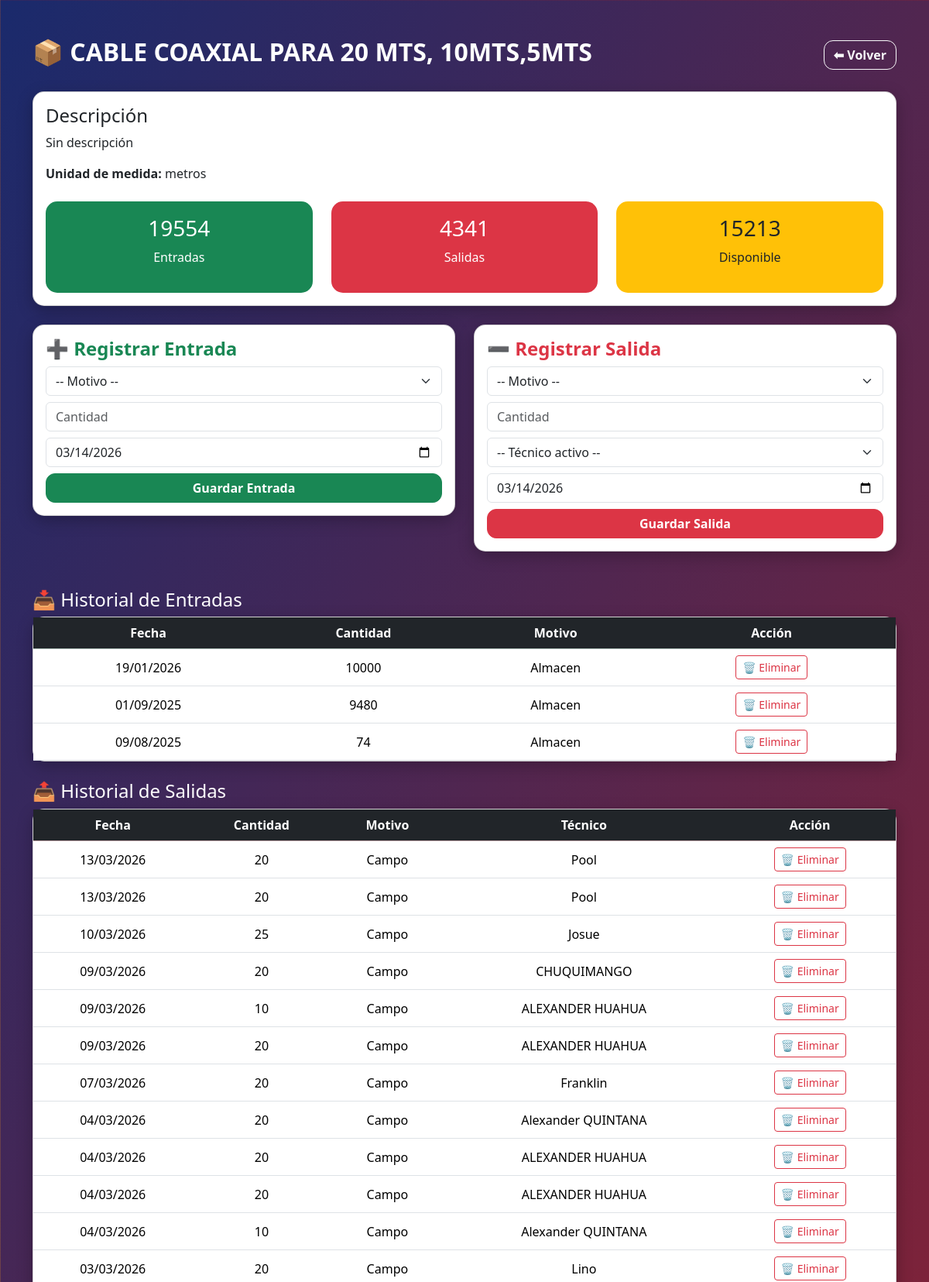
/detalle_producto.php?id=1 (signed in, upper part), run on the app's committed database.
### tables this page shows
CREATE TABLE `productos` (
  `id` int(11) NOT NULL,
  `id_categoria` int(11) DEFAULT NULL,
  `codigo` varchar(50) NOT NULL,
  `nombre` varchar(100) NOT NULL,
  `unidad_medida` enum('par','carrete','rollos','unidades','metros','cajas','paquetes','cientos','docenas','otros') NOT NULL,
  `estado` enum('activo','inactivo') NOT NULL DEFAULT 'activo',
  `precio_unitario` decimal(10,2) NOT NULL DEFAULT 0.00,
  `precio_total` decimal(12,2) NOT NULL DEFAULT 0.00
);

CREATE TABLE `entradas_productos` (
  `id` int(11) NOT NULL,
  `id_producto` int(11) NOT NULL,
  `cantidad` int(11) NOT NULL,
  `fecha` date NOT NULL,
  `motivo` enum('Almacen') NOT NULL DEFAULT 'Almacen'
);

CREATE TABLE `salidas_productos` (
  `id` int(11) NOT NULL,
  `id_producto` int(11) NOT NULL,
  `cantidad` int(11) NOT NULL,
  `fecha` date NOT NULL,
  `motivo` enum('Planta Externa','Campo','Oficina') DEFAULT NULL,
  `personal_id` int(11) DEFAULT NULL
);

CREATE TABLE `personal` (
  `id` int(11) NOT NULL,
  `nombre` varchar(100) NOT NULL,
  `estado` enum('Activo','Inactivo') DEFAULT 'Activo'
);

### detalle_producto.php (the view, shortened to what this page needs)
<?php
include 'conexion.php';
$id = $_GET['id'] ?? 0;
$stmt = $conexion->prepare("SELECT * FROM productos WHERE id = ?");
$stmt->bind_param("i", $id);
$stmt->execute();
$producto = $stmt->get_result()->fetch_assoc();
$entradas = $conexion->query("SELECT * FROM entradas_productos WHERE id_producto=$id ORDER BY fecha DESC");
$salidas = $conexion->query("
    SELECT s.*, p.nombre AS tecnico
    FROM salidas_productos s
    LEFT JOIN personal p ON s.personal_id=p.id
    WHERE s.id_producto=$id
    ORDER BY fecha DESC
");
$stockEntradas = $conexion->query("SELECT COALESCE(SUM(cantidad),0) AS total FROM entradas_productos WHERE id_producto=$id")->fetch_assoc()['total'];
$stockSalidas = $conexion->query("SELECT COALESCE(SUM(cantidad),0) AS total FROM salidas_productos WHERE id_producto=$id")->fetch_assoc()['total'];
$disponible = $stockEntradas - $stockSalidas;
?>
<!DOCTYPE html>
<html lang="es">
<head>
    <link href="https://cdn.jsdelivr.net/npm/bootstrap@5.3.3/dist/css/bootstrap.min.css" rel="stylesheet">
</head>
<body>
<div class="container py-5">
    <div class="d-flex justify-content-between align-items-center mb-4">
        <h2 class="fw-bold">📦 <?= htmlspecialchars($producto['nombre']) ?></h2>
        <a href="almacen.php" class="btn btn-outline-light btn-custom">⬅ Volver</a>
    </div>
    <div class="card mb-4">
        <div class="card-body">
            <h4>Descripción</h4>
            <p><?= htmlspecialchars($producto['descripcion'] ?? 'Sin descripción') ?></p>
            <p><strong>Unidad de medida:</strong> <?= htmlspecialchars($producto['unidad_medida']) ?></p>
            <div class="row text-center mt-4">
                <div class="col-md-4">
                    <div class="stock-card bg-success text-white">
                        <h3><?= $stockEntradas ?></h3><p>Entradas</p>
                    </div>
                </div>
                <div class="col-md-4">
                    <div class="stock-card bg-danger text-white">
                        <h3><?= $stockSalidas ?></h3><p>Salidas</p>
                    </div>
                </div>
                <div class="col-md-4">
                    <div class="stock-card bg-warning text-dark">
                        <h3><?= $disponible ?></h3><p>Disponible</p>
                    </div>
                </div>
            </div>
        </div>
    </div>
    <div class="row">
        <div class="col-md-6">
            <div class="card mb-4">
                <div class="card-body">
                    <h4 class="text-success fw-bold">➕ Registrar Entrada</h4>
                    <form method="POST">
                        <select name="motivo_entrada" class="form-select mb-2" required>
                            <option value="">-- Motivo --</option>
                        </select>
                        <input type="number" name="cantidad_entrada" min="1" class="form-control mb-2" placeholder="Cantidad" required>
                        <input type="date" name="fecha_entrada" class="form-control mb-2" value="<?= date('Y-m-d') ?>">
                        <button type="submit" name="registrar_entrada" class="btn btn-success w-100 btn-custom">Guardar Entrada</button>
                    </form>
                </div>
            </div>
        </div>
        <div class="col-md-6">
            <div class="card mb-4">
                <div class="card-body">
                    <h4 class="text-danger fw-bold">➖ Registrar Salida</h4>
                    <form method="POST">
                        <select name="motivo_salida" class="form-select mb-2" required>
                            <option value="">-- Motivo --</option>
                        </select>
                        <input type="number" name="cantidad_salida" min="1" class="form-control mb-2" placeholder="Cantidad" required>
                        <select name="id_tecnico" class="form-select mb-2" required>
                            <option value="">-- Técnico activo --</option>
                        </select>
                        <input type="date" name="fecha_salida" class="form-control mb-2" value="<?= date('Y-m-d') ?>">
                        <button type="submit" name="registrar_salida" class="btn btn-danger w-100 btn-custom">Guardar Salida</button>
                    </form>
                </div>
            </div>
        </div>
    </div>
    <h4 class="mt-4">📥 Historial de Entradas</h4>
    <div class="card mb-4">
        <div class="card-body p-0">
            <table class="table table-hover text-center align-middle m-0">
                <thead class="table-success"><tr><th>Fecha</th><th>Cantidad</th><th>Motivo</th><th>Acción</th></tr></thead>
                <tbody>
                    <?php while ($row = $entradas->fetch_assoc()): ?>
                        <tr>
                            <td><?= date('d/m/Y', strtotime($row['fecha'])) ?></td>
                            <td><?= $row['cantidad'] ?></td>
                            <td><?= htmlspecialchars($row['motivo']) ?></td>
                            <td><button class="btn btn-sm btn-outline-danger eliminar-btn" data-url="detalle_producto.php?id=<?= $id ?>&eliminar_entrada=<?= $row['id'] ?>">🗑️ Eliminar</button></td>
                        </tr>
                    <?php endwhile; ?>
                </tbody>
            </table>
        </div>
    </div>
    <h4 class="mt-4">📤 Historial de Salidas</h4>
    <div class="card">
        <div class="card-body p-0">
            <table class="table table-hover text-center align-middle m-0">
                <thead class="table-danger"><tr><th>Fecha</th><th>Cantidad</th><th>Motivo</th><th>Técnico</th><th>Acción</th></tr></thead>
                <tbody>
                    <?php while ($row = $salidas->fetch_assoc()): ?>
                        <tr>
                            <td><?= date('d/m/Y', strtotime($row['fecha'])) ?></td>
                            <td><?= $row['cantidad'] ?></td>
                            <td><?= htmlspecialchars($row['motivo']) ?></td>
                            <td><?= htmlspecialchars($row['tecnico'] ?? 'N/A') ?></td>
                            <td><button class="btn btn-sm btn-outline-danger eliminar-btn" data-url="detalle_producto.php?id=<?= $id ?>&eliminar_salida=<?= $row['id'] ?>">🗑️ Eliminar</button></td>
                        </tr>
                    <?php endwhile; ?>
                </tbody>
            </table>
        </div>
    </div>
</div>
</body>
</html>

### detalle_producto.php (style rules this page uses)
body { background: linear-gradient(120deg, #1a2a6c, #b21f1f, #fdbb2d); background-size: 400% 400%; animation: gradient 12s ease infinite; color: #fff; font-family: 'Segoe UI', sans-serif; }
.card { border-radius: 15px; box-shadow: 0 6px 20px rgba(0,0,0,.25); }
.btn-custom { border-radius: 12px; transition: .3s; font-weight: bold; }
.stock-card { padding: 18px; border-radius: 15px; text-align: center; }
.table th { background: #212529; color: white; }

### data on the page
productos: nombre "CABLE COAXIAL PARA 20 MTS, 10MTS,5MTS", unidad_medida "metros"
entradas_productos: fecha "19/01/2026", cantidad "10000", motivo "Almacen"
entradas_productos: fecha "01/09/2025", cantidad "9480", motivo "Almacen"
entradas_productos: fecha "09/08/2025", cantidad "74", motivo "Almacen"
salidas_productos: fecha "13/03/2026", cantidad "20", motivo "Campo", personal.nombre "Pool"
salidas_productos: fecha "13/03/2026", cantidad "20", motivo "Campo", personal.nombre "Pool"
salidas_productos: fecha "10/03/2026", cantidad "25", motivo "Campo", personal.nombre "Josue"
salidas_productos: fecha "09/03/2026", cantidad "20", motivo "Campo", personal.nombre "CHUQUIMANGO"
salidas_productos: fecha "09/03/2026", cantidad "10", motivo "Campo", personal.nombre "ALEXANDER HUAHUA"
salidas_productos: fecha "09/03/2026", cantidad "20", motivo "Campo", personal.nombre "ALEXANDER HUAHUA"
salidas_productos: fecha "07/03/2026", cantidad "20", motivo "Campo", personal.nombre "Franklin"
salidas_productos: fecha "04/03/2026", cantidad "20", motivo "Campo", personal.nombre "Alexander QUINTANA"
salidas_productos: fecha "04/03/2026", cantidad "20", motivo "Campo", personal.nombre "ALEXANDER HUAHUA"
salidas_productos: fecha "04/03/2026", cantidad "20", motivo "Campo", personal.nombre "ALEXANDER HUAHUA"
salidas_productos: fecha "04/03/2026", cantidad "10", motivo "Campo", personal.nombre "Alexander QUINTANA"
salidas_productos: fecha "03/03/2026", cantidad "20", motivo "Campo", personal.nombre "Lino"

### other printed values
$producto['descripcion'] "Sin descripción"
$stockEntradas "19554"
$stockSalidas "4341"
$disponible "15213"
